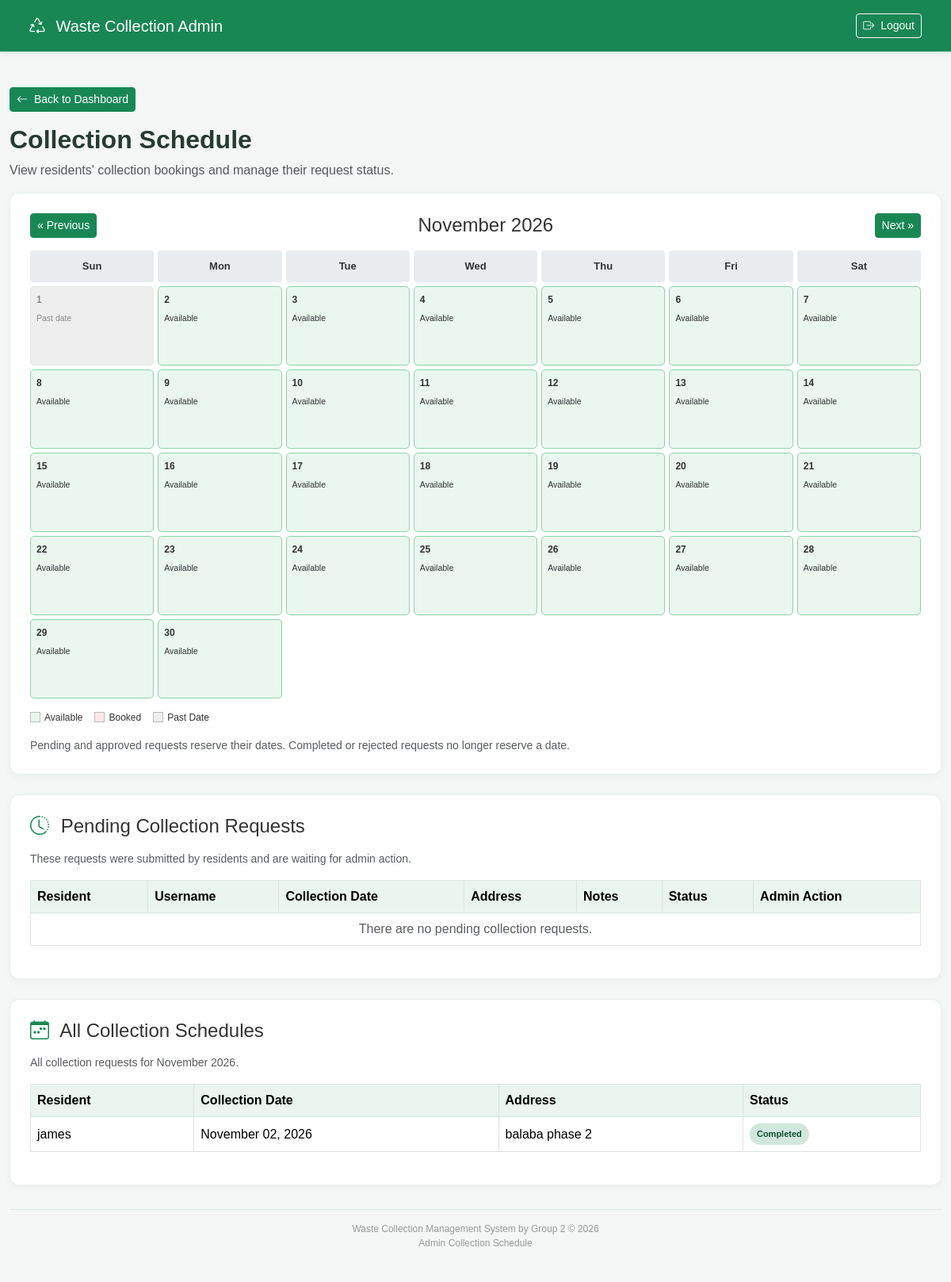
The app's page /system-main/system-main/wastesystem/admin/pickup_schedule.php (signed in) with its own data.
### tables this page shows
CREATE TABLE `collection_schedules` (
  `id` int(11) NOT NULL,
  `user_id` int(11) NOT NULL,
  `collection_date` date NOT NULL,
  `collection_address` varchar(255) NOT NULL,
  `notes` text DEFAULT NULL,
  `status` enum('Pending','Approved','Rejected','Completed') NOT NULL DEFAULT 'Pending',
  `active_date` date GENERATED ALWAYS AS (case when `status` in ('Pending','Approved') then `collection_date` else NULL end) STORED,
  `created_at` timestamp NOT NULL DEFAULT current_timestamp()
);

CREATE TABLE `users` (
  `id` int(11) NOT NULL,
  `fullname` varchar(255) NOT NULL,
  `users` varchar(255) NOT NULL,
  `password` varchar(255) NOT NULL,
  `role` varchar(11) NOT NULL
);

### system-main/system-main/wastesystem/admin/pickup_schedule.php (the view, shortened to what this page needs)
<?php
include "../config/database.php";
$month = isset($_GET["month"]) ? $_GET["month"] : date("Y-m");
$month_start = $month . "-01";
$date_object = DateTime::createFromFormat("!Y-m-d", $month_start);
$month_end = date("Y-m-t", strtotime($month_start));
$days_in_month = (int) date("t", strtotime($month_start));
$previous_month = date("Y-m", strtotime($month_start . " -1 month"));
$next_month = date("Y-m", strtotime($month_start . " +1 month"));
$schedules = [];
$stmt = $conn->prepare("
    SELECT
        cs.id,
        cs.user_id,
        cs.collection_date,
        cs.collection_address,
        cs.notes,
        cs.status,
        cs.created_at,
        u.fullname,
        u.users
    FROM collection_schedules cs
    LEFT JOIN users u ON cs.user_id = u.id
    WHERE cs.collection_date BETWEEN ? AND ?
    ORDER BY cs.collection_date ASC, cs.id DESC
");
$stmt->bind_param("ss", $month_start, $month_end);
$stmt->execute();
$result = $stmt->get_result();
while ($row = $result->fetch_assoc()) {
    $schedules[] = $row;
}
$booked_dates = [];
$pending_schedules = [];
$today = date("Y-m-d");
$month_label = $date_object->format("F Y");
?>
<!DOCTYPE html>
<html lang="en">
<head>
    <link href="../assets/vendor/bootstrap/css/bootstrap.min.css" rel="stylesheet">
    <link rel="stylesheet"
        href="https://cdn.jsdelivr.net/npm/bootstrap-icons@1.11.3/font/bootstrap-icons.min.css">
</head>
<body>
    <nav class="navbar navbar-dark">
        <div class="container-fluid d-flex justify-content-between align-items-center">
            <span class="navbar-brand mb-0">
                <i class="bi bi-recycle me-2"></i>
                Waste Collection Admin
            </span>
            <a href="../logout.php" class="btn btn-outline-light btn-sm">
                <i class="bi bi-box-arrow-right me-1"></i>
                Logout
            </a>
        </div>
    </nav>
    <main class="container page-container">
        <a href="dashboard.php" class="btn btn-success btn-sm mb-3">
            <i class="bi bi-arrow-left me-1"></i>
            Back to Dashboard
        </a>
        <h2 class="page-title">Collection Schedule</h2>
        <p class="text-muted">
            View residents' collection bookings and manage their request status.
        </p>
        <section class="schedule-card">
            <div class="d-flex justify-content-between align-items-center mb-3">
                <a href="?month=<?php echo htmlspecialchars($previous_month); ?>"
                   class="btn btn-success btn-sm">
                    &laquo; Previous
                </a>
                <h4 class="mb-0 text-center">
                    <?php echo htmlspecialchars($month_label); ?>
                </h4>
                <a href="?month=<?php echo htmlspecialchars($next_month); ?>"
                   class="btn btn-success btn-sm">
                    Next &raquo;
                </a>
            </div>
            <div class="calendar-grid">
                <?php
                $weekdays = ["Sun", "Mon", "Tue", "Wed", "Thu", "Fri", "Sat"];
                foreach ($weekdays as $weekday):
                ?>
                    <div class="weekday">
                        <?php echo $weekday; ?>
                    </div>
                <?php endforeach; ?>
                <?php for ($day = 1; $day <= $days_in_month; $day++): ?>
                    <?php
                    $calendar_date = $month . "-" . str_pad($day, 2, "0", STR_PAD_LEFT);
                    $is_past = $calendar_date < $today;
                    $is_booked = isset($booked_dates[$calendar_date]);
                    if ($is_past) {
                        $day_class = "past";
                    } elseif ($is_booked) {
                        $day_class = "booked";
                    } else {
                        $day_class = "available";
                    }
                    ?>
                    <div class="calendar-day <?php echo $day_class; ?>">
                        <div class="day-number">
                            <?php echo $day; ?>
                        </div>
                        <?php if ($is_booked): ?>
                            <?php foreach ($booked_dates[$calendar_date] as $booking): ?>
                                <span class="calendar-name">
                                    <strong>
                                        <?php echo htmlspecialchars($booking["fullname"] ?? "Unknown Resident"); ?>
                                    </strong>
                                    <br>
                                    <span class="status-badge status-<?php echo strtolower($booking["status"]); ?>">
                                        <?php echo htmlspecialchars($booking["status"]); ?>
                                    </span>
                                </span>
                            <?php endforeach; ?>
                        <?php elseif ($is_past): ?>
                            <small>Past date</small>
                        <?php else: ?>
                            <small>Available</small>
                        <?php endif; ?>
                    </div>
                <?php endfor; ?>
            </div>
            <div class="legend">
                <span>
                    <i class="legend-box" style="background:#e9f7ef;"></i>
                    Available
                </span>
                <span>
                    <i class="legend-box" style="background:#ffe8e8;"></i>
                    Booked
                </span>
                <span>
                    <i class="legend-box" style="background:#eeeeee;"></i>
                    Past Date
                </span>
            </div>
            <p class="text-muted small mt-3 mb-0">
                Pending and approved requests reserve their dates.
                Completed or rejected requests no longer reserve a date.
            </p>
        </section>
        <section class="schedule-card">
            <h4 class="mb-3">
                <i class="bi bi-clock-history text-success me-2"></i>
                Pending Collection Requests
            </h4>
            <p class="text-muted small">
                These requests were submitted by residents and are waiting for admin action.
            </p>
            <div class="table-responsive">
                <table class="table table-bordered table-hover">
                    <thead>
                        <tr>
                            <th>Resident</th>
                            <th>Username</th>
                            <th>Collection Date</th>
                            <th>Address</th>
                            <th>Notes</th>
                            <th>Status</th>
                            <th>Admin Action</th>
                        </tr>
                    </thead>
                    <tbody>
                        <?php if (count($pending_schedules) > 0): ?>
                            <?php foreach ($pending_schedules as $schedule): ?>
                                <tr>
                                    <td>
                                        <?php echo htmlspecialchars($schedule["fullname"] ?? "Unknown Resident"); ?>
                                    </td>
                                    <td>
                                        <?php echo htmlspecialchars($schedule["users"] ?? "N/A"); ?>
                                    </td>
                                    <td>
                                        <?php
                                        echo htmlspecialchars(
                                            date("F d, Y", strtotime($schedule["collection_date"]))
                                        );
                                        ?>
                                    </td>
                                    <td>
                                        <?php echo htmlspecialchars($schedule["collection_address"] ?? ""); ?>
                                    </td>
                                    <td>
                                        <?php echo htmlspecialchars($schedule["notes"] ?? ""); ?>
                                    </td>
                                    <td>
                                        <span class="status-badge status-pending">
                                            Pending
                                        </span>
                                    </td>
                                    <td>
                                        <form method="POST" action="" class="d-flex flex-column gap-2">
                                            <input type="hidden"
                                                   name="csrf_token"
                                                   value="<?php echo htmlspecialchars($_SESSION["csrf_token"]); ?>">
                                            <input type="hidden"
                                                   name="schedule_id"
                                                   value="<?php echo (int) $schedule["id"]; ?>">
                                            <select name="status"
                                                    class="form-select form-select-sm"
                                                    required>
                                                <option value="">Choose Action</option>
                                                <option value="Approved">Approve</option>
                                                <option value="Completed">Mark Completed</option>
                                                <option value="Rejected">Reject</option>
                                            </select>
                                            <button type="submit"
                                                    class="btn btn-success btn-sm">
                                                Update Status
                                            </button>
                                        </form>
                                    </td>
                                </tr>
                            <?php endforeach; ?>
                        <?php else: ?>
                            <tr>
                                <td colspan="7" class="text-center text-muted">
                                    There are no pending collection requests.
                                </td>
                            </tr>
                        <?php endif; ?>
                    </tbody>
                </table>
            </div>
        </section>
        <section class="schedule-card">
            <h4 class="mb-3">
                <i class="bi bi-calendar-week text-success me-2"></i>
                All Collection Schedules
            </h4>
            <p class="text-muted small">
                All collection requests for <?php echo htmlspecialchars($month_label); ?>.
            </p>
            <div class="table-responsive">
                <table class="table table-bordered table-hover">
                    <thead>
                        <tr>
                            <th>Resident</th>
                            <th>Collection Date</th>
                            <th>Address</th>
                            <th>Status</th>
                        </tr>
                    </thead>
                    <tbody>
                        <?php if (count($schedules) > 0): ?>
                            <?php foreach ($schedules as $schedule): ?>
                                <tr>
                                    <td>
                                        <?php echo htmlspecialchars($schedule["fullname"] ?? "Unknown Resident"); ?>
                                    </td>
                                    <td>
                                        <?php
                                        echo htmlspecialchars(
                                            date("F d, Y", strtotime($schedule["collection_date"]))
                                        );
                                        ?>
                                    </td>
                                    <td>
                                        <?php echo htmlspecialchars($schedule["collection_address"] ?? ""); ?>
                                    </td>
                                    <td>
                                        <?php
                                        $status_class = "status-pending";
                                        if ($schedule["status"] === "Approved") {
                                            $status_class = "status-approved";
                                        } elseif ($schedule["status"] === "Completed") {
                                            $status_class = "status-completed";
                                        } elseif ($schedule["status"] === "Rejected") {
                                            $status_class = "status-rejected";
                                        }
                                        ?>
                                        <span class="status-badge <?php echo $status_class; ?>">
                                            <?php echo htmlspecialchars($schedule["status"]); ?>
                                        </span>
                                    </td>
                                </tr>
                            <?php endforeach; ?>
                        <?php endif; ?>
                    </tbody>
                </table>
            </div>
        </section>
        <footer class="dashboard-footer">
            Waste Collection Management System by Group 2 &copy; <?php echo date("Y"); ?>
            <br>
            Admin Collection Schedule
        </footer>
    </main>
</body>
</html>

### system-main/system-main/wastesystem/admin/pickup_schedule.php (style rules this page uses)
body { background-color: #f4f7f6; font-family: Arial, sans-serif; color: #333; padding-top: 85px; }
.navbar { background-color: #198754; padding: 12px 25px; position: fixed; top: 0; left: 0; right: 0; width: 100%; min-height: 65px; z-index: 9999; box-shadow: 0 2px 8px rgba(0, 0, 0, 0.08); }
.page-container { max-width: 1200px; margin: 25px auto; }
.schedule-card { background: white; border: 1px solid #e8eeea; border-radius: 12px; box-shadow: 0 3px 12px rgba(0, 0, 0, 0.04); padding: 25px; margin-bottom: 25px; }
.page-title { color: #263b32; font-weight: 700; }
.calendar-grid { display: grid; grid-template-columns: repeat(7, minmax(0, 1fr)); gap: 5px; }
.weekday { text-align: center; padding: 10px 2px; background: #e9ecef; border-radius: 4px; font-size: 13px; font-weight: bold; }
.calendar-day { min-height: 100px; padding: 7px; border: 1px solid #dfe7e2; border-radius: 5px; background: #fff; font-size: 12px; overflow-wrap: anywhere; }
.calendar-day.available { background: #e9f7ef; border-color: #8bd3a7; }
.calendar-day.past { background: #eeeeee; color: #888; }
.day-number { font-weight: bold; margin-bottom: 5px; }
.legend { display: flex; flex-wrap: wrap; gap: 15px; font-size: 12px; margin-top: 15px; }
.legend span { display: inline-flex; align-items: center; gap: 5px; }
.legend-box { width: 13px; height: 13px; display: inline-block; border: 1px solid #bbb; }
.table th { background-color: #e9f5ee; white-space: nowrap; }
.table td { vertical-align: middle; }
.status-badge { padding: 5px 9px; border-radius: 20px; font-size: 11px; font-weight: bold; display: inline-block; }
.status-completed { background: #d1e7dd; color: #0f5132; }
.dashboard-footer { margin-top: 30px; padding: 15px 0; border-top: 1px solid #e2e9e5; color: #929b96; font-size: 12px; text-align: center; }

### records on screen
collection_schedules: user.fullname "james", collection_date "November 02, 2026", collection_address "balaba phase 2", status "Completed"

### other values on screen
$month_label "November 2026"
$weekday "Sun"
$weekday "Mon"
$weekday "Tue"
$weekday "Wed"
$weekday "Thu"
$weekday "Fri"
$weekday "Sat"
